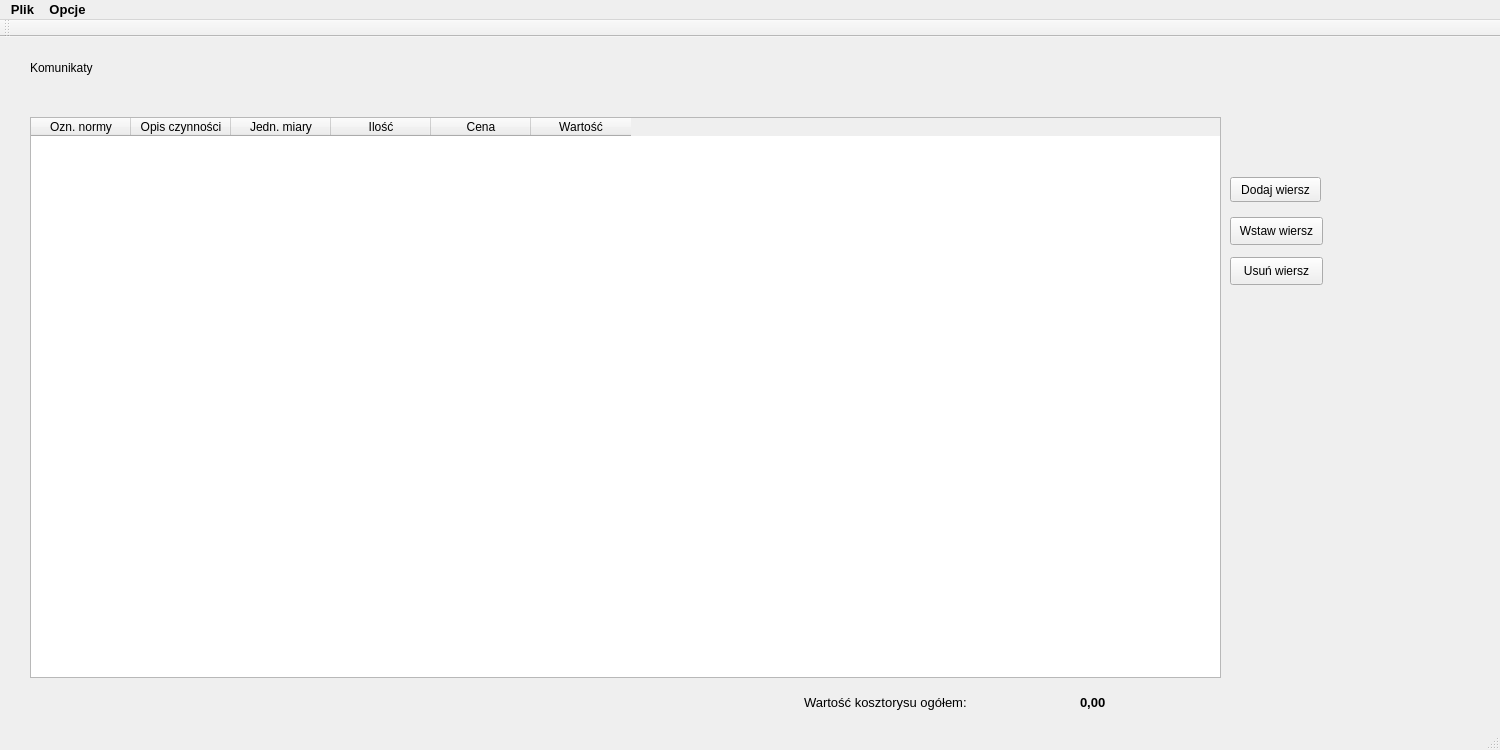
<?xml version="1.0" encoding="UTF-8"?>
<ui version="4.0">
 <class>MainWindow</class>
 <widget class="QMainWindow" name="MainWindow">
  <property name="geometry">
   <rect>
    <x>0</x>
    <y>0</y>
    <width>1500</width>
    <height>750</height>
   </rect>
  </property>
  <property name="minimumSize">
   <size>
    <width>1500</width>
    <height>750</height>
   </size>
  </property>
  <property name="windowTitle">
   <string>Kosztorys</string>
  </property>
  <widget class="QWidget" name="centralWidget">
   <widget class="QTableWidget" name="tableWidget">
    <property name="geometry">
     <rect>
      <x>30</x>
      <y>80</y>
      <width>1191</width>
      <height>561</height>
     </rect>
    </property>
    <property name="minimumSize">
     <size>
      <width>971</width>
      <height>0</height>
     </size>
    </property>
    <column>
     <property name="text">
      <string>Ozn. normy</string>
     </property>
    </column>
    <column>
     <property name="text">
      <string>Opis czynności</string>
     </property>
    </column>
    <column>
     <property name="text">
      <string>Jedn. miary</string>
     </property>
    </column>
    <column>
     <property name="text">
      <string>Ilość</string>
     </property>
    </column>
    <column>
     <property name="text">
      <string>Cena</string>
     </property>
    </column>
    <column>
     <property name="text">
      <string>Wartość</string>
     </property>
    </column>
   </widget>
   <widget class="QPushButton" name="pushButton_3">
    <property name="geometry">
     <rect>
      <x>1230</x>
      <y>180</y>
      <width>93</width>
      <height>28</height>
     </rect>
    </property>
    <property name="text">
     <string>Wstaw wiersz</string>
    </property>
   </widget>
   <widget class="QPushButton" name="pushButton_4">
    <property name="geometry">
     <rect>
      <x>1230</x>
      <y>220</y>
      <width>93</width>
      <height>28</height>
     </rect>
    </property>
    <property name="text">
     <string>Usuń wiersz</string>
    </property>
   </widget>
   <widget class="QLabel" name="komunikaty">
    <property name="geometry">
     <rect>
      <x>30</x>
      <y>0</y>
      <width>441</width>
      <height>61</height>
     </rect>
    </property>
    <property name="text">
     <string>Komunikaty</string>
    </property>
   </widget>
   <widget class="QPushButton" name="pushButton">
    <property name="geometry">
     <rect>
      <x>1230</x>
      <y>140</y>
      <width>91</width>
      <height>25</height>
     </rect>
    </property>
    <property name="text">
     <string>Dodaj wiersz</string>
    </property>
   </widget>
   <widget class="QLabel" name="ogolem">
    <property name="geometry">
     <rect>
      <x>1080</x>
      <y>650</y>
      <width>131</width>
      <height>31</height>
     </rect>
    </property>
    <property name="font">
     <font>
      <pointsize>10</pointsize>
      <weight>75</weight>
      <bold>true</bold>
     </font>
    </property>
    <property name="text">
     <string>0,00</string>
    </property>
   </widget>
   <widget class="QLabel" name="label">
    <property name="geometry">
     <rect>
      <x>804</x>
      <y>650</y>
      <width>231</width>
      <height>31</height>
     </rect>
    </property>
    <property name="font">
     <font>
      <pointsize>10</pointsize>
     </font>
    </property>
    <property name="text">
     <string>Wartość kosztorysu ogółem:</string>
    </property>
   </widget>
  </widget>
  <widget class="QToolBar" name="mainToolBar">
   <attribute name="toolBarArea">
    <enum>TopToolBarArea</enum>
   </attribute>
   <attribute name="toolBarBreak">
    <bool>false</bool>
   </attribute>
  </widget>
  <widget class="QStatusBar" name="statusBar"/>
  <widget class="QMenuBar" name="menuBar">
   <property name="geometry">
    <rect>
     <x>0</x>
     <y>0</y>
     <width>1500</width>
     <height>28</height>
    </rect>
   </property>
   <property name="font">
    <font>
     <pointsize>10</pointsize>
     <weight>75</weight>
     <bold>true</bold>
    </font>
   </property>
   <widget class="QMenu" name="menuMenu">
    <property name="title">
     <string>Opcje</string>
    </property>
    <addaction name="separator"/>
    <addaction name="actionUstawienia"/>
   </widget>
   <widget class="QMenu" name="menuOpcje">
    <property name="title">
     <string>Plik</string>
    </property>
    <addaction name="actionNowy_kosztorys"/>
    <addaction name="actionOtworz"/>
    <addaction name="actionZapisz_jako"/>
    <addaction name="actionZapisz"/>
   </widget>
   <addaction name="menuOpcje"/>
   <addaction name="menuMenu"/>
  </widget>
  <action name="actionUstawienia">
   <property name="icon">
    <iconset>
     <normaloff>../../_Materialy/Ikonki/tools-cross-settings-symbol-for-interface.png</normaloff>../../_Materialy/Ikonki/tools-cross-settings-symbol-for-interface.png</iconset>
   </property>
   <property name="text">
    <string>Ustawienia</string>
   </property>
  </action>
  <action name="actionNowy_kosztorys">
   <property name="text">
    <string>Nowy kosztorys</string>
   </property>
  </action>
  <action name="actionOtworz">
   <property name="icon">
    <iconset>
     <normaloff>../../_Materialy/Ikonki/open-folder-with-document.png</normaloff>../../_Materialy/Ikonki/open-folder-with-document.png</iconset>
   </property>
   <property name="text">
    <string>Otwórz</string>
   </property>
   <property name="shortcut">
    <string>Ctrl+O</string>
   </property>
  </action>
  <action name="actionZapisz_jako">
   <property name="text">
    <string>Zapisz jako...</string>
   </property>
  </action>
  <action name="actionZapisz">
   <property name="icon">
    <iconset>
     <normaloff>../../_Materialy/Ikonki/save-icon-silhouette.png</normaloff>../../_Materialy/Ikonki/save-icon-silhouette.png</iconset>
   </property>
   <property name="text">
    <string>Zapisz</string>
   </property>
   <property name="shortcut">
    <string>Ctrl+S</string>
   </property>
  </action>
 </widget>
 <layoutdefault spacing="6" margin="11"/>
 <resources/>
 <connections/>
</ui>
